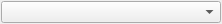
<?xml version="1.0" encoding="UTF-8"?>
<ui version="4.0">
 <class>PointSetSelector</class>
 <widget class="QWidget" name="PointSetSelector">
  <property name="geometry">
   <rect>
    <x>0</x>
    <y>0</y>
    <width>222</width>
    <height>22</height>
   </rect>
  </property>
  <property name="windowTitle">
   <string>Form</string>
  </property>
  <layout class="QVBoxLayout" name="verticalLayout">
   <property name="spacing">
    <number>1</number>
   </property>
   <property name="leftMargin">
    <number>1</number>
   </property>
   <property name="topMargin">
    <number>1</number>
   </property>
   <property name="rightMargin">
    <number>1</number>
   </property>
   <property name="bottomMargin">
    <number>1</number>
   </property>
   <item>
    <widget class="QComboBox" name="cmbGrids"/>
   </item>
  </layout>
 </widget>
 <resources/>
 <connections>
  <connection>
   <sender>cmbGrids</sender>
   <signal>currentIndexChanged(int)</signal>
   <receiver>PointSetSelector</receiver>
   <slot>onSelection(int)</slot>
   <hints>
    <hint type="sourcelabel">
     <x>187</x>
     <y>12</y>
    </hint>
    <hint type="destinationlabel">
     <x>224</x>
     <y>16</y>
    </hint>
   </hints>
  </connection>
 </connections>
 <slots>
  <slot>onSelection(int)</slot>
 </slots>
</ui>
